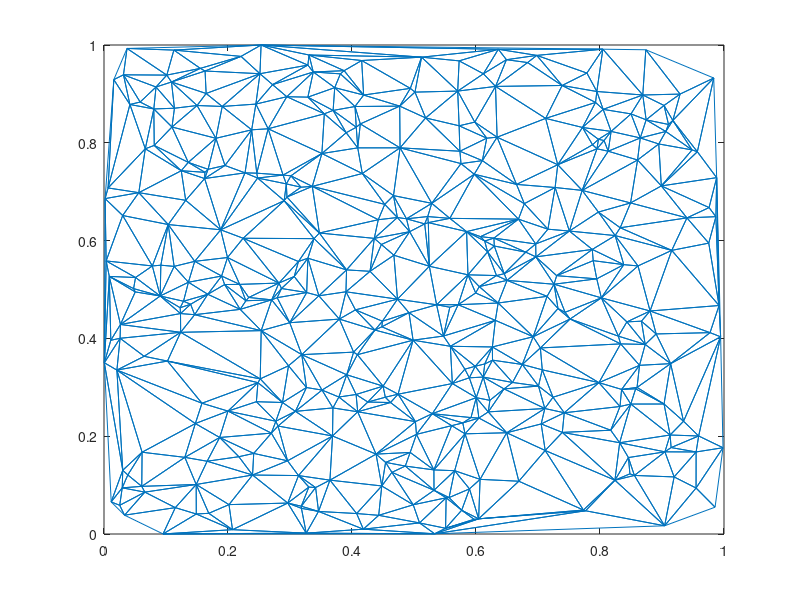
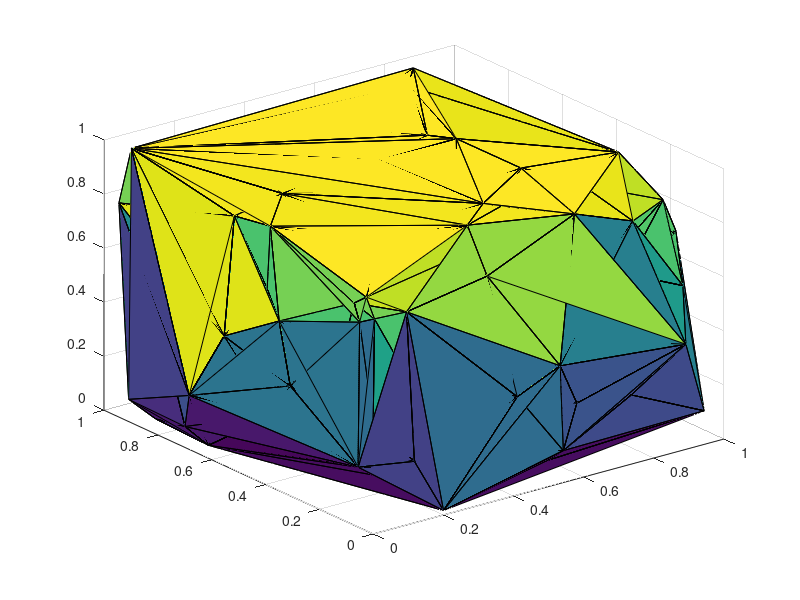
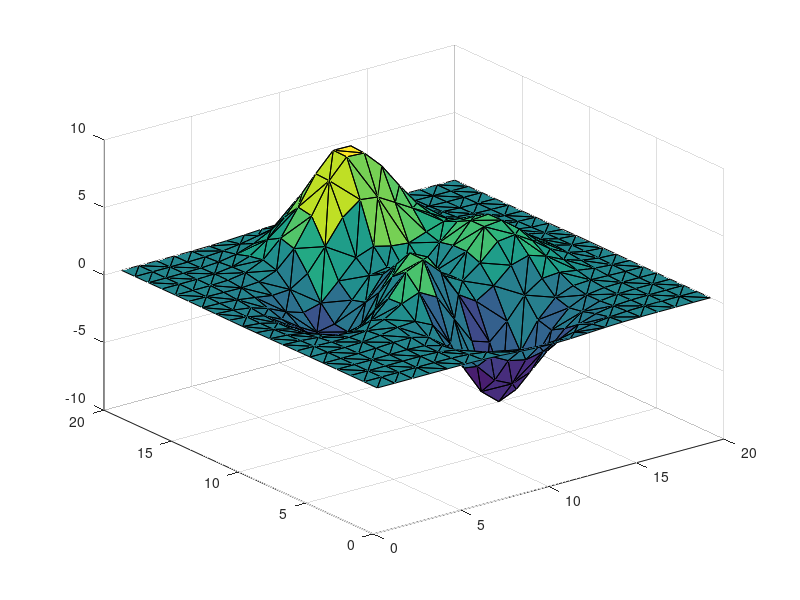

The MATLAB source for these figures, in order:
n = 20;  % number of data points

x = rand(n);
y = rand(n);
z = rand(n);

tri = delaunay(x,y);
figure, triplot(tri,x,y);


tri = delaunay(x,y,z);

figure, trisurf(tri,x,y,z);

[x, y] = meshgrid(1:n,1:n);
tri = delaunay(x,y);
z = peaks(n);
figure, trisurf(tri,x,y,z);

